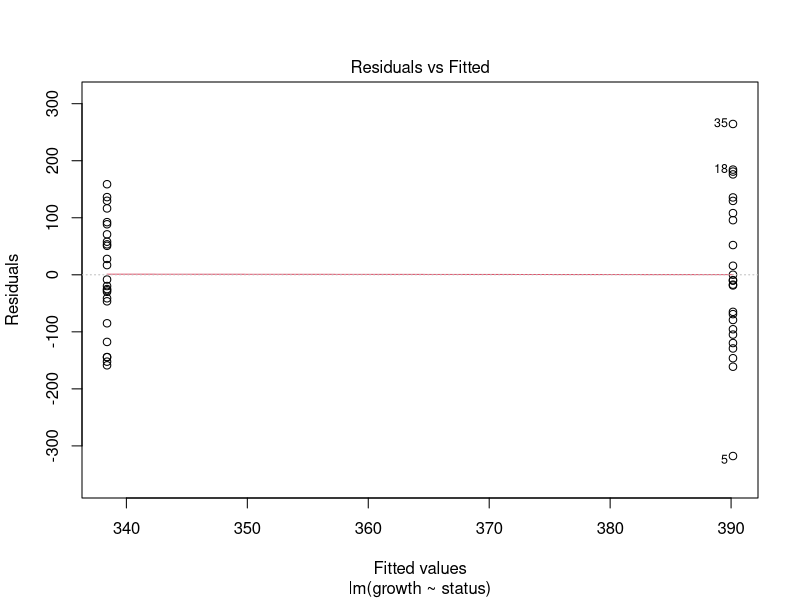
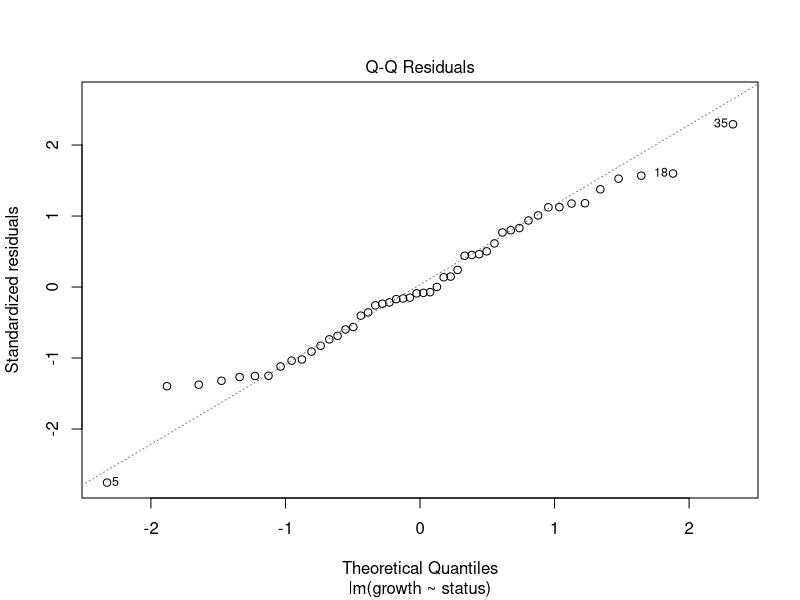

Reproduce these figures in R, in order. (Note: this script raises an error after producing the figures.)
## ---- chunk 1
tunadata<-read.csv("data/tunadata.csv")
model2<-lm(growth~status,data=tunadata)
summary(model2)
## ---- chunk 2
#to get residuals
res<-model2$residuals
fv<-model2$fitted.values
## ---- chunk 3
plot(model2, which=1)
## ---- chunk 4
plot(model2, which=2)
## ---- chunk 5
library(car)
## ---- chunk 6

qqPlot(model2, id=F)
## ---- chunk 7
plot(resid(model2)~as.factor(tunadata$status))
## ---- chunk 8
var.test(growth~status,data=tunadata)
## ---- chunk 9
pops1<-read.csv("data/teporingos2pops.csv")
pops2<-read.csv("data/teporingosnew.csv")
## ---- chunk 10
allpops<-rbind(pops1,pops2)
head(allpops)
## ---- chunk 11
modelt<-lm(mass~site,data=allpops)
summary(modelt)
## ---- chunk 12
Anova(modelt)
## ---- chunk 13
library(emmeans)
emm.s<-emmeans(modelt, "site")
pairs(emm.s)
## ---- chunk 14
plot(emm.s, comparisons = T)
## ---- chunk 15
library(ggplot2)
ggplot(data = allpops, aes(x = site, y = mass)) + 
  geom_boxplot(fill=gray(0.7,0.25),color="black",width=0.1) +
  geom_violin(fill=gray(0.9,0.1),color="black")+
 theme_bw() + theme(panel.border = element_blank(), panel.grid.major = element_blank(),
                     panel.grid.minor = element_blank(), axis.line = element_line(colour = "black"))
## ---- chunk 16
emmeans(modelt,"site")

## ---- chunk 17
foodav<-read.csv("data/foodav.csv")
head(foodav)
## ---- chunk 18
modelfish<-lm(ReproductiveEffort~Foodavailability,data = foodav)
summary(modelfish)
## ---- chunk 19
0.89490 + 1.19387*1
## ---- chunk 20
predictedv<-predict.lm(modelfish,foodav,interval="co")
foodav<-cbind(foodav,predictedv)
## ---- chunk 21
library(ggplot2)
## ---- chunk 22

ggplot(foodav, aes(x = Foodavailability, y = ReproductiveEffort,ymin=lwr,ymax=upr)) +
   geom_point() +
   geom_line(aes(y=fit),color="blue") +
   geom_ribbon(alpha=0.2)+
   theme_classic()

## ---- chunk 23
drugrat<-read.csv("data/drug_rat.csv")
## ---- chunk 24
modeld<-lm(FC~IC+Dose,data=drugrat)
summary(modeld)
